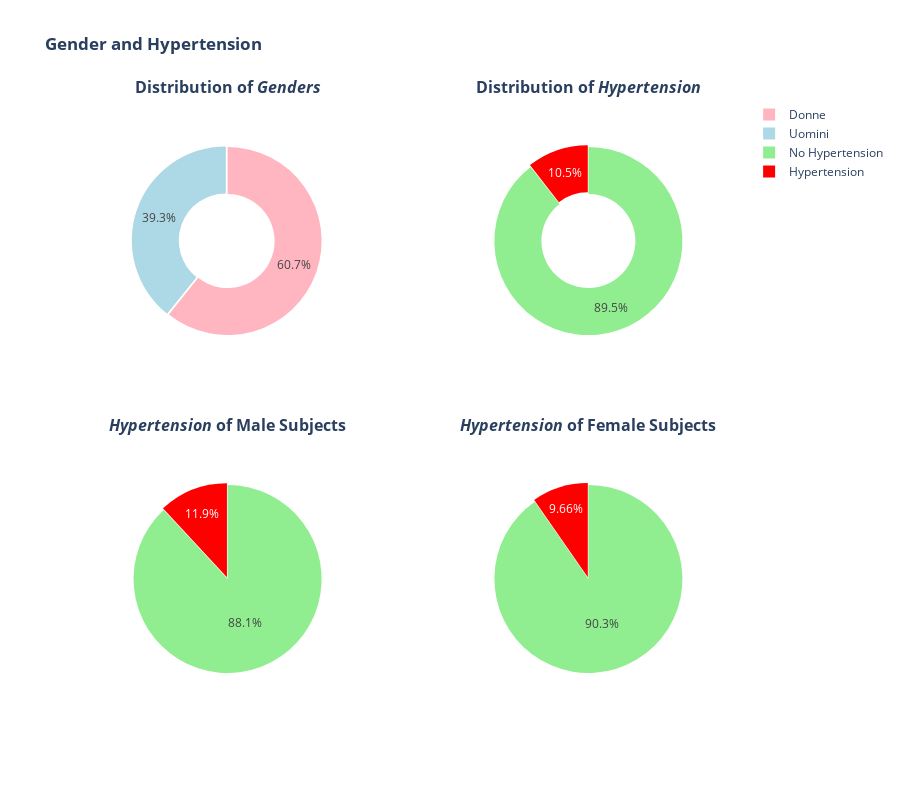

Notebook source saved alongside this figure:
### Code cell
fig = make_subplots(
    rows=2, cols=2,subplot_titles=('<b>Distribution of <i>Genders</i></b>','<b>Distribution of <i>Hypertension</i></b>','<b><i>Hypertension</i> of Male Subjects</b>','<b><i>Hypertension</i> of Female Subjects</b>'),
    vertical_spacing=0.09,
    specs=[[{"type": "pie","colspan": 1}       ,{"type": "pie","colspan": 1}],
           [{"type": "pie","rowspan": 1}       ,{"type": "pie","rowspan": 1}],                                      
          ]
)

fig.add_trace(
    go.Pie(values=df.gender.value_counts().values,labels=['Donne','Uomini'],hole=0.5,pull=[0,0.02,0.5],marker_colors=['lightpink','lightblue'],textposition='inside'
          ),
    row=1, col=1
)

fig.add_trace(
    go.Pie(values=df.hypertension.value_counts().values,labels=['No Hypertension','Hypertension'],hole=0.5,pull=[0,0.02,0.5],marker_colors=['lightgreen','red'],textposition='inside'
          ),
    row=1, col=2
)

fig.add_trace(
    go.Pie(values=df.query('gender=="Male"').hypertension.value_counts().values,labels=['No Hypertension','Hypertension'],hole=0,pull=[0,0.02,0.5],marker_colors=['lightgreen','red'],textposition='inside'
          ),
    row=2, col=1
)

fig.add_trace(
    go.Pie(values=df.query('gender=="Female"').hypertension.value_counts().values,labels=['No Hypertension','Hypertension'],hole=0,pull=[0,0.02,0.5],marker_colors=['lightgreen','red'],textposition='inside'
          ),
    row=2, col=2
)

fig.update_layout(
    height=800,
    showlegend=True,
    title_text="<b>Gender and Hypertension<b>"
)

fig.show()

### Figure 1 — Plotly figure (JSON) as saved in the notebook; plotly's stock layout.template omitted (floating-point values rounded to 4 significant figures)
{"data": [{"domain": {"x": [0, 0.45], "y": [0.545, 1]}, "hole": 0.5, "labels": ["Donne", "Uomini"], "marker": {"colors": ["lightpink", "lightblue"]}, "pull": [0, 0.02, 0.5], "textposition": "inside", "type": "pie", "values": [2599, 1680]}, {"domain": {"x": [0.55, 1], "y": [0.545, 1]}, "hole": 0.5, "labels": ["No Hypertension", "Hypertension"], "marker": {"colors": ["lightgreen", "red"]}, "pull": [0, 0.02, 0.5], "textposition": "inside", "type": "pie", "values": [3828, 451]}, {"domain": {"x": [0, 0.45], "y": [0, 0.455]}, "hole": 0, "labels": ["No Hypertension", "Hypertension"], "marker": {"colors": ["lightgreen", "red"]}, "pull": [0, 0.02, 0.5], "textposition": "inside", "type": "pie", "values": [1480, 200]}, {"domain": {"x": [0.55, 1], "y": [0, 0.455]}, "hole": 0, "labels": ["No Hypertension", "Hypertension"], "marker": {"colors": ["lightgreen", "red"]}, "pull": [0, 0.02, 0.5], "textposition": "inside", "type": "pie", "values": [2348, 251]}], "layout": {"annotations": [{"font": {"size": 16}, "showarrow": false, "text": "<b>Distribution of <i>Genders</i></b>", "x": 0.225, "xanchor": "center", "xref": "paper", "y": 1, "yanchor": "bottom", "yref": "paper"}, {"font": {"size": 16}, "showarrow": false, "text": "<b>Distribution of <i>Hypertension</i></b>", "x": 0.775, "xanchor": "center", "xref": "paper", "y": 1, "yanchor": "bottom", "yref": "paper"}, {"font": {"size": 16}, "showarrow": false, "text": "<b><i>Hypertension</i> of Male Subjects</b>", "x": 0.225, "xanchor": "center", "xref": "paper", "y": 0.455, "yanchor": "bottom", "yref": "paper"}, {"font": {"size": 16}, "showarrow": false, "text": "<b><i>Hypertension</i> of Female Subjects</b>", "x": 0.775, "xanchor": "center", "xref": "paper", "y": 0.455, "yanchor": "bottom", "yref": "paper"}], "height": 800, "showlegend": true, "title": {"text": "<b>Gender and Hypertension<b>"}}}
